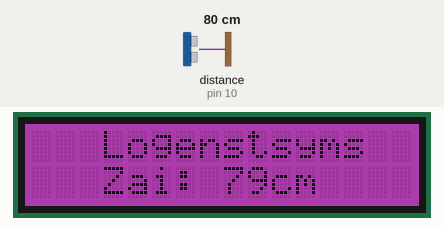
A sketch run on a simulated Arduino Uno, built with avr-gcc and run on an emulated ATmega328P. Shown: 16×2 character LCD. Wiring (inferred from the names in the program): ultrasonic range finder: trigger pin 9; echo pin 10. Inputs (shaded band) come from the test bench; at power-on: distance to the obstacle (sensor on pin 10) 80 cm. The echo pulse lasts 58.3 µs per cm; what the sketch prints to the serial monitor is not drawn.

Above: at 1.25 s.
1.8 s: distance to the obstacle (sensor on pin 10) set to 4 cm
At 2.4 s:
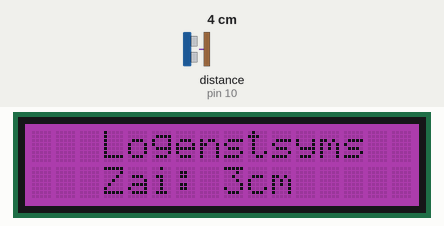
3.4 s: distance to the obstacle (sensor on pin 10) set to 2 cm
At 3.85 s:
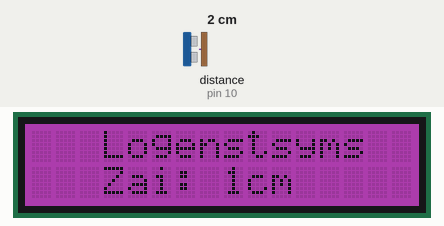
4.9 s: distance to the obstacle (sensor on pin 10) set to 9 cm
At 5.3 s:
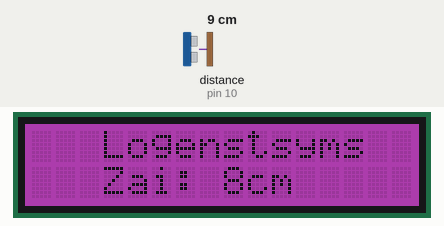
Timing chart, 0 to 7.9 s (numbered marks = the images above; inputs shaded):
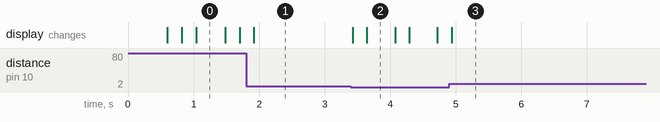

Measured:
- after the input at 1.8 s, the display: changes after 0.12 s (image 1)
- after the input at 3.4 s, the display: first changes at once (image 2 shows a later state)
- after the input at 4.9 s, the display: changes at once (image 3)
- what the display in image 2 shows lasts 0.5 s, from 3.6 s to 4.1 s

The sketch:

Ulitrasonic.ino
```cpp
//Logenstsyms Youtube сувагт нэгдсэн танд баярлалаа.//
             /////Амжилт хүсье////

#include<Wire.h>
#include "rgb_lcd.h"

rgb_lcd lcd;
const int colorR = 150;
const int colorG = 0;
const int colorB = 150;

const int trigPin = 9;
const int echoPin = 10;
long hugtsaa;
int zai;
void setup() {
pinMode(trigPin, OUTPUT);
pinMode(echoPin, INPUT);
    Serial.begin(9600);
    lcd.begin(16,2);
    lcd.setRGB(colorR,colorG,colorB);
    lcd.print("   Logenstsyms");
    delay(500);
}
void loop() {
digitalWrite(trigPin, LOW);
delayMicroseconds(2);
digitalWrite(trigPin, HIGH);
delayMicroseconds(10);
digitalWrite(trigPin, LOW);
hugtsaa = pulseIn(echoPin, HIGH);
zai= hugtsaa*0.034/2;
Serial.print("Зай: ");
Serial.println(zai);

    lcd.setCursor(0,1);
    lcd.print("   Zai: ");
    lcd.print(zai);
    lcd.print("cm    ");
    delay(200);
}
```
